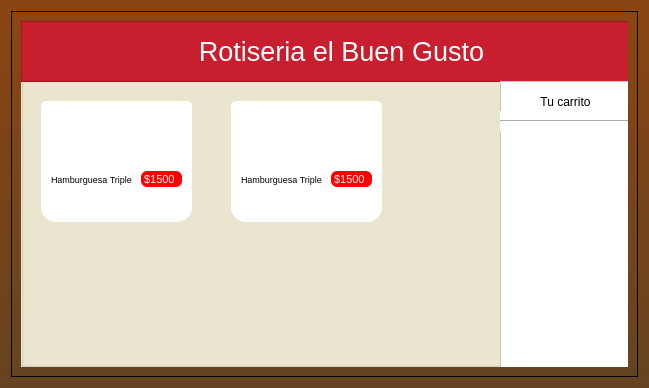
<?xml version="1.0" encoding="UTF-8"?>
<ui version="4.0">
 <class>carrito</class>
 <widget class="QWidget" name="carrito">
  <property name="geometry">
   <rect>
    <x>0</x>
    <y>0</y>
    <width>649</width>
    <height>388</height>
   </rect>
  </property>
  <property name="windowTitle">
   <string>Carrito - Rotisería El Buen Gusto</string>
  </property>
  <property name="styleSheet">
   <string notr="true">
   QWidget {
       background: qlineargradient(x1:0, y1:0, x2:0, y2:1, stop:0 #8B4513, stop:1 #654321);
       font-family: 'Segoe UI', Arial, sans-serif;
   }
   </string>
  </property>
  <layout class="QHBoxLayout" name="horizontalLayout_4">
   <item>
    <widget class="QFrame" name="frame">
     <property name="frameShape">
      <enum>QFrame::Shape::StyledPanel</enum>
     </property>
     <property name="frameShadow">
      <enum>QFrame::Shadow::Raised</enum>
     </property>
     <layout class="QHBoxLayout" name="horizontalLayout_3">
      <item>
       <widget class="QGroupBox" name="groupBox">
        <property name="styleSheet">
         <string notr="true">background-color: #EDE8D0;
;
</string>
        </property>
        <property name="title">
         <string/>
        </property>
        <widget class="QFrame" name="frame_2">
         <property name="geometry">
          <rect>
           <x>0</x>
           <y>0</y>
           <width>611</width>
           <height>61</height>
          </rect>
         </property>
         <property name="styleSheet">
          <string notr="true">background-color: #C81E2D;</string>
         </property>
         <property name="frameShape">
          <enum>QFrame::Shape::StyledPanel</enum>
         </property>
         <property name="frameShadow">
          <enum>QFrame::Shadow::Raised</enum>
         </property>
         <widget class="QLabel" name="label">
          <property name="geometry">
           <rect>
            <x>150</x>
            <y>10</y>
            <width>341</width>
            <height>41</height>
           </rect>
          </property>
          <property name="font">
           <font>
            <family>Segoe UI</family>
            <pointsize>20</pointsize>
           </font>
          </property>
          <property name="mouseTracking">
           <bool>true</bool>
          </property>
          <property name="styleSheet">
           <string notr="true">color:white;</string>
          </property>
          <property name="text">
           <string>Rotiseria el Buen Gusto</string>
          </property>
          <property name="textFormat">
           <enum>Qt::TextFormat::RichText</enum>
          </property>
          <property name="alignment">
           <set>Qt::AlignmentFlag::AlignCenter</set>
          </property>
         </widget>
         <widget class="QLabel" name="label_2">
          <property name="geometry">
           <rect>
            <x>10</x>
            <y>10</y>
            <width>51</width>
            <height>41</height>
           </rect>
          </property>
          <property name="text">
           <string/>
          </property>
          <property name="pixmap">
           <pixmap resource="img.qrc">:/WhatsApp Image 2025-08-11 at 20.56.21.jpeg</pixmap>
          </property>
          <property name="scaledContents">
           <bool>true</bool>
          </property>
         </widget>
        </widget>
        <widget class="QFrame" name="frame_3">
         <property name="geometry">
          <rect>
           <x>20</x>
           <y>80</y>
           <width>151</width>
           <height>121</height>
          </rect>
         </property>
         <property name="styleSheet">
          <string notr="true">background-color: white;
border-radius:15px;</string>
         </property>
         <property name="frameShape">
          <enum>QFrame::Shape::StyledPanel</enum>
         </property>
         <property name="frameShadow">
          <enum>QFrame::Shadow::Raised</enum>
         </property>
         <widget class="QLabel" name="label_3">
          <property name="geometry">
           <rect>
            <x>0</x>
            <y>0</y>
            <width>151</width>
            <height>61</height>
           </rect>
          </property>
          <property name="styleSheet">
           <string notr="true">border-radius: 5px;</string>
          </property>
          <property name="text">
           <string/>
          </property>
          <property name="pixmap">
           <pixmap resource="img.qrc">:/hamburguesa.jpeg</pixmap>
          </property>
          <property name="scaledContents">
           <bool>true</bool>
          </property>
         </widget>
         <widget class="QLabel" name="label_4">
          <property name="geometry">
           <rect>
            <x>10</x>
            <y>70</y>
            <width>91</width>
            <height>16</height>
           </rect>
          </property>
          <property name="font">
           <font>
            <family>Segoe UI</family>
            <pointsize>7</pointsize>
           </font>
          </property>
          <property name="text">
           <string>Hamburguesa Triple</string>
          </property>
         </widget>
         <widget class="QLabel" name="label_5">
          <property name="geometry">
           <rect>
            <x>100</x>
            <y>70</y>
            <width>41</width>
            <height>16</height>
           </rect>
          </property>
          <property name="font">
           <font>
            <family>Segoe UI</family>
            <pointsize>8</pointsize>
           </font>
          </property>
          <property name="styleSheet">
           <string notr="true">background-color:red;
color:white;
border-radius:6px;</string>
          </property>
          <property name="text">
           <string> $1500</string>
          </property>
         </widget>
        </widget>
        <widget class="QFrame" name="frame_4">
         <property name="geometry">
          <rect>
           <x>479</x>
           <y>60</y>
           <width>131</width>
           <height>501</height>
          </rect>
         </property>
         <property name="styleSheet">
          <string notr="true">background-color:white;</string>
         </property>
         <property name="frameShape">
          <enum>QFrame::Shape::StyledPanel</enum>
         </property>
         <property name="frameShadow">
          <enum>QFrame::Shadow::Raised</enum>
         </property>
         <widget class="QLabel" name="label_6">
          <property name="geometry">
           <rect>
            <x>30</x>
            <y>10</y>
            <width>71</width>
            <height>21</height>
           </rect>
          </property>
          <property name="styleSheet">
           <string notr="true">text-align:center;</string>
          </property>
          <property name="text">
           <string>Tu carrito</string>
          </property>
          <property name="alignment">
           <set>Qt::AlignmentFlag::AlignCenter</set>
          </property>
         </widget>
         <widget class="Line" name="line">
          <property name="geometry">
           <rect>
            <x>0</x>
            <y>30</y>
            <width>131</width>
            <height>20</height>
           </rect>
          </property>
          <property name="orientation">
           <enum>Qt::Orientation::Horizontal</enum>
          </property>
         </widget>
        </widget>
        <widget class="QFrame" name="frame_5">
         <property name="geometry">
          <rect>
           <x>210</x>
           <y>80</y>
           <width>151</width>
           <height>121</height>
          </rect>
         </property>
         <property name="styleSheet">
          <string notr="true">background-color: white;
border-radius:15px;</string>
         </property>
         <property name="frameShape">
          <enum>QFrame::Shape::StyledPanel</enum>
         </property>
         <property name="frameShadow">
          <enum>QFrame::Shadow::Raised</enum>
         </property>
         <widget class="QLabel" name="label_7">
          <property name="geometry">
           <rect>
            <x>0</x>
            <y>0</y>
            <width>151</width>
            <height>61</height>
           </rect>
          </property>
          <property name="styleSheet">
           <string notr="true">border-radius: 5px;</string>
          </property>
          <property name="text">
           <string/>
          </property>
          <property name="pixmap">
           <pixmap resource="img.qrc">:/hamburguesa.jpeg</pixmap>
          </property>
          <property name="scaledContents">
           <bool>true</bool>
          </property>
         </widget>
         <widget class="QLabel" name="label_8">
          <property name="geometry">
           <rect>
            <x>10</x>
            <y>70</y>
            <width>91</width>
            <height>16</height>
           </rect>
          </property>
          <property name="font">
           <font>
            <family>Segoe UI</family>
            <pointsize>7</pointsize>
           </font>
          </property>
          <property name="text">
           <string>Hamburguesa Triple</string>
          </property>
         </widget>
         <widget class="QLabel" name="label_9">
          <property name="geometry">
           <rect>
            <x>100</x>
            <y>70</y>
            <width>41</width>
            <height>16</height>
           </rect>
          </property>
          <property name="font">
           <font>
            <family>Segoe UI</family>
            <pointsize>8</pointsize>
           </font>
          </property>
          <property name="styleSheet">
           <string notr="true">background-color:red;
color:white;
border-radius:6px;</string>
          </property>
          <property name="text">
           <string> $1500</string>
          </property>
         </widget>
        </widget>
       </widget>
      </item>
     </layout>
    </widget>
   </item>
  </layout>
 </widget>
 <resources>
  <include location="img.qrc"/>
 </resources>
 <connections/>
</ui>
